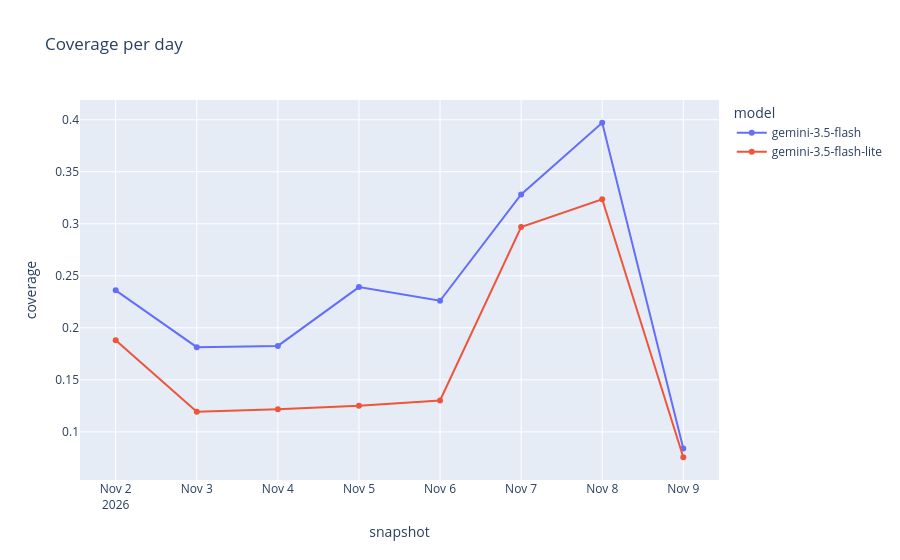

Here is the notebook cell this chart was saved with:
### Markdown cell above
## Extension · Gemini model comparison
The same prompt on two models, two runs per model per day for 8 days, each summary scored with the same audit.

### Code cell
runs = pd.read_csv(config.MODEL_RUNS_FILE)
model_summary, per_day, test = analytics.compare_models(runs)
print(f"{test['a']} vs {test['b']}: {-test['mean_diff'] * 100:+.1f} points coverage, "
      f"Wilcoxon signed-rank p = {test['p']:.3f} (n = {test['n']} days)")
px.line(per_day.reset_index().melt(id_vars="snapshot", var_name="model", value_name="coverage"),
        x="snapshot", y="coverage", color="model", markers=True, title="Coverage per day").show()
model_summary.round(3)

### Figure 1 — Plotly figure (JSON) as saved in the notebook; plotly's stock layout.template omitted (floating-point values rounded to 4 significant figures)
{"data": [{"hovertemplate": "model=gemini-3.5-flash<br>snapshot=%{x}<br>coverage=%{y}<extra></extra>", "legendgroup": "gemini-3.5-flash", "line": {"color": "#636efa", "dash": "solid"}, "marker": {"symbol": "circle"}, "mode": "lines+markers", "name": "gemini-3.5-flash", "orientation": "v", "showlegend": true, "type": "scatter", "x": ["2026-11-02", "2026-11-03", "2026-11-04", "2026-11-05", "2026-11-06", "2026-11-07", "2026-11-08", "2026-11-09"], "xaxis": "x", "y": [0.236, 0.1814, 0.1826, 0.2391, 0.226, 0.3281, 0.3971, 0.08403], "yaxis": "y"}, {"hovertemplate": "model=gemini-3.5-flash-lite<br>snapshot=%{x}<br>coverage=%{y}<extra></extra>", "legendgroup": "gemini-3.5-flash-lite", "line": {"color": "#EF553B", "dash": "solid"}, "marker": {"symbol": "circle"}, "mode": "lines+markers", "name": "gemini-3.5-flash-lite", "orientation": "v", "showlegend": true, "type": "scatter", "x": ["2026-11-02", "2026-11-03", "2026-11-04", "2026-11-05", "2026-11-06", "2026-11-07", "2026-11-08", "2026-11-09"], "xaxis": "x", "y": [0.188, 0.1195, 0.1217, 0.125, 0.1301, 0.2969, 0.3235, 0.07563], "yaxis": "y"}], "layout": {"legend": {"title": {"text": "model"}, "tracegroupgap": 0}, "title": {"text": "Coverage per day"}, "xaxis": {"anchor": "y", "domain": [0.0, 1.0], "title": {"text": "snapshot"}}, "yaxis": {"anchor": "x", "domain": [0.0, 1.0], "title": {"text": "coverage"}}}}
